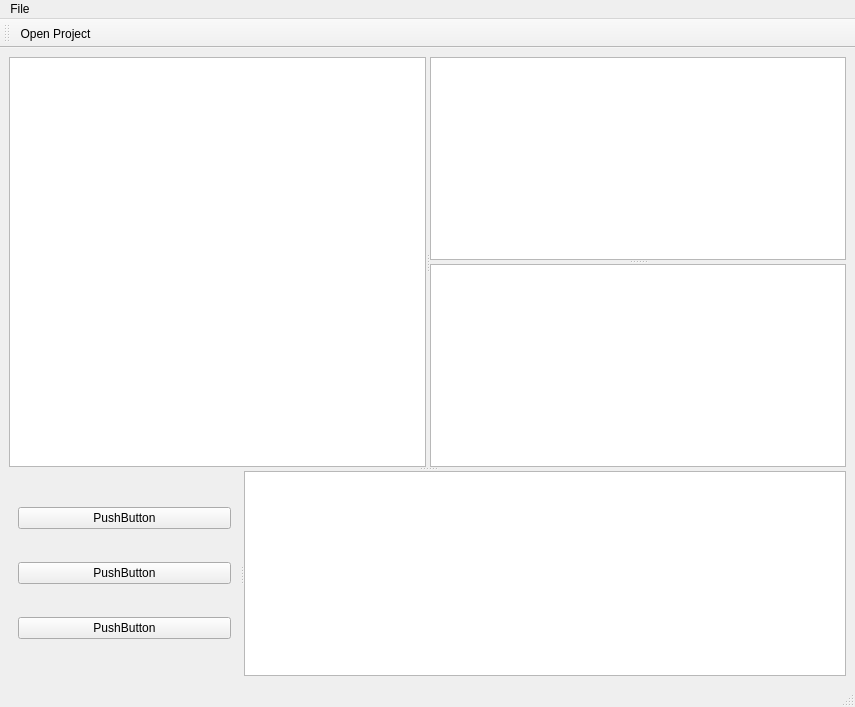
<?xml version="1.0" encoding="UTF-8"?>
<ui version="4.0">
 <class>MainWindow</class>
 <widget class="QMainWindow" name="MainWindow">
  <property name="geometry">
   <rect>
    <x>0</x>
    <y>0</y>
    <width>855</width>
    <height>707</height>
   </rect>
  </property>
  <property name="minimumSize">
   <size>
    <width>855</width>
    <height>576</height>
   </size>
  </property>
  <property name="windowTitle">
   <string>MainWindow</string>
  </property>
  <property name="windowFilePath">
   <string/>
  </property>
  <widget class="QWidget" name="centralwidget">
   <layout class="QVBoxLayout" name="verticalLayout">
    <item>
     <widget class="QSplitter" name="splitter_3">
      <property name="orientation">
       <enum>Qt::Vertical</enum>
      </property>
      <widget class="ProjectViewer" name="projectViewer">
       <property name="orientation">
        <enum>Qt::Horizontal</enum>
       </property>
       <widget class="ScenesBatchesPanel" name="sceneViewer">
        <property name="minimumSize">
         <size>
          <width>399</width>
          <height>0</height>
         </size>
        </property>
       </widget>
       <widget class="QSplitter" name="splitter">
        <property name="orientation">
         <enum>Qt::Vertical</enum>
        </property>
        <widget class="SubtitleView" name="subtitlesView"/>
        <widget class="SubtitleView" name="translations_view"/>
       </widget>
      </widget>
      <widget class="QSplitter" name="splitter_2">
       <property name="orientation">
        <enum>Qt::Horizontal</enum>
       </property>
       <widget class="QStackedWidget" name="projectOptionsView">
        <widget class="QWidget" name="Page1">
         <layout class="QVBoxLayout" name="verticalLayout_2">
          <item>
           <widget class="QPushButton" name="pushButton">
            <property name="text">
             <string>PushButton</string>
            </property>
           </widget>
          </item>
          <item>
           <widget class="QPushButton" name="pushButton_2">
            <property name="text">
             <string>PushButton</string>
            </property>
           </widget>
          </item>
          <item>
           <widget class="QPushButton" name="pushButton_3">
            <property name="text">
             <string>PushButton</string>
            </property>
           </widget>
          </item>
         </layout>
        </widget>
       </widget>
       <widget class="LogWindow" name="log_window">
        <property name="readOnly">
         <bool>true</bool>
        </property>
       </widget>
      </widget>
     </widget>
    </item>
   </layout>
  </widget>
  <widget class="QMenuBar" name="menubar">
   <property name="geometry">
    <rect>
     <x>0</x>
     <y>0</y>
     <width>855</width>
     <height>22</height>
    </rect>
   </property>
   <widget class="QMenu" name="menuFile">
    <property name="title">
     <string>File</string>
    </property>
    <addaction name="actionOpenProject"/>
    <addaction name="separator"/>
    <addaction name="actionQuit"/>
   </widget>
   <addaction name="menuFile"/>
  </widget>
  <widget class="QStatusBar" name="statusbar"/>
  <widget class="ProjectToolbar" name="toolbar">
   <property name="windowTitle">
    <string>toolBar</string>
   </property>
   <attribute name="toolBarArea">
    <enum>TopToolBarArea</enum>
   </attribute>
   <attribute name="toolBarBreak">
    <bool>false</bool>
   </attribute>
   <addaction name="actionOpenProject"/>
  </widget>
  <action name="actionOpenProject">
   <property name="text">
    <string>Open Project</string>
   </property>
  </action>
  <action name="actionQuit">
   <property name="text">
    <string>Quit</string>
   </property>
  </action>
 </widget>
 <customwidgets>
  <customwidget>
   <class>ProjectToolbar</class>
   <extends>QToolBar</extends>
   <header>GUI.ProjectToolbar</header>
  </customwidget>
  <customwidget>
   <class>ScenesBatchesPanel</class>
   <extends>QTreeView</extends>
   <header>GUI.Widgets.ScenesBatchesPanel</header>
  </customwidget>
  <customwidget>
   <class>SubtitleView</class>
   <extends>QListView</extends>
   <header>GUI.Widgets.SubtitleView</header>
  </customwidget>
  <customwidget>
   <class>LogWindow</class>
   <extends>QTextEdit</extends>
   <header>GUI.Widgets.LogWindow</header>
  </customwidget>
  <customwidget>
   <class>ProjectViewer</class>
   <extends>QSplitter</extends>
   <header>GUI.Widgets.ProjectViewer</header>
   <container>1</container>
  </customwidget>
 </customwidgets>
 <resources/>
 <connections>
  <connection>
   <sender>actionOpenProject</sender>
   <signal>triggered()</signal>
   <receiver>MainWindow</receiver>
   <slot>openProjectFile()</slot>
   <hints>
    <hint type="sourcelabel">
     <x>-1</x>
     <y>-1</y>
    </hint>
    <hint type="destinationlabel">
     <x>427</x>
     <y>353</y>
    </hint>
   </hints>
  </connection>
 </connections>
 <slots>
  <slot>openProjectFile()</slot>
 </slots>
</ui>
